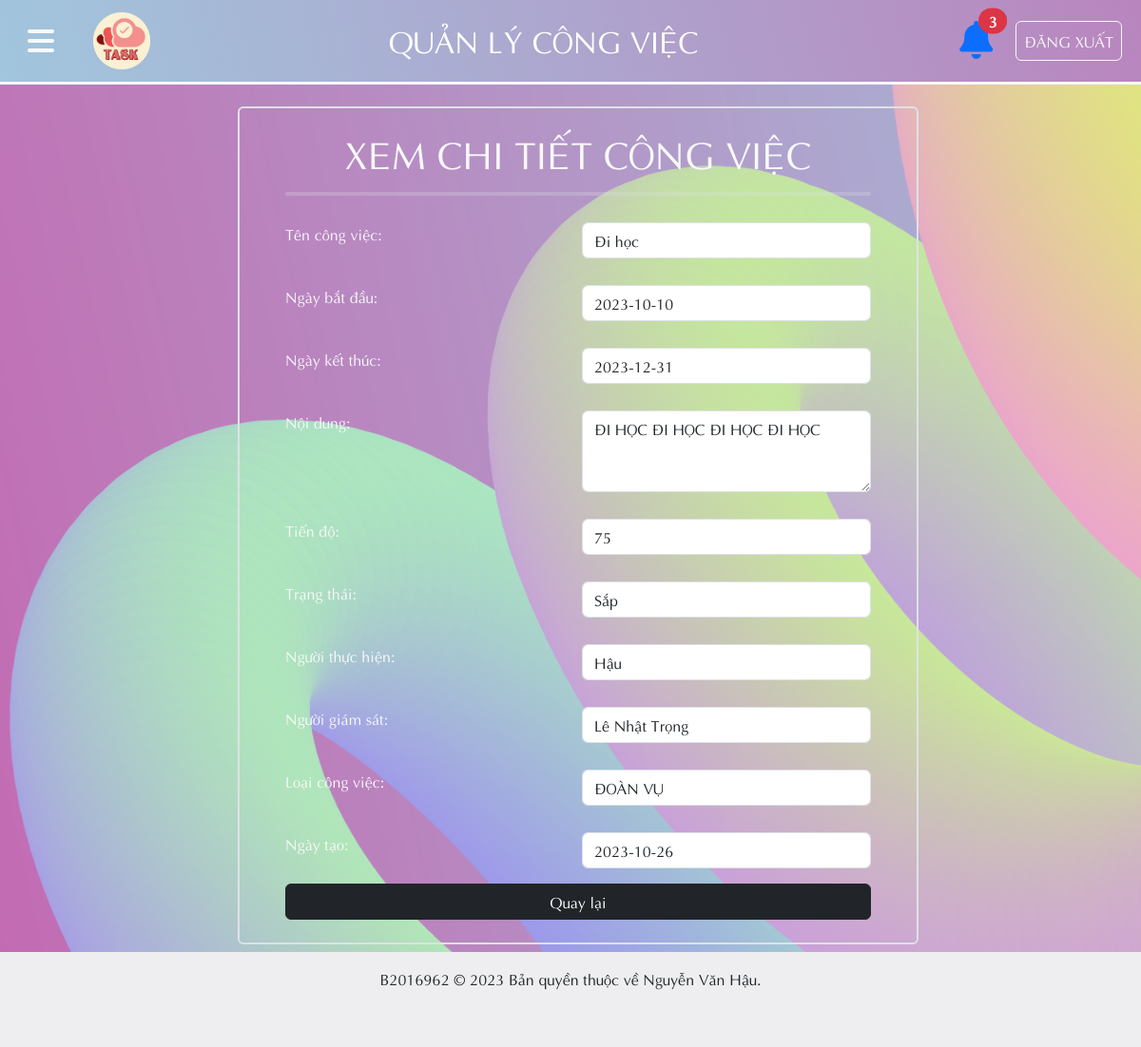
Page /Admin/ad_congviec_chitiet.php?chitiet_ma=3 (signed in) on the committed database.
### tables this page shows
CREATE TABLE `congviec` (
  `CV_MA` int(10) NOT NULL,
  `CV_TEN` varchar(50) NOT NULL,
  `CV_NGAYBATDAU` date NOT NULL,
  `CV_NGAYKETTHUC` date NOT NULL,
  `CV_NOIDUNG` text NOT NULL,
  `CV_TIENDO` varchar(50) NOT NULL,
  `CV_TRANGTHAICV` varchar(50) NOT NULL,
  `CV_NGAYTAO` date NOT NULL,
  `CV_NTH` int(10) NOT NULL,
  `CV_NGS` int(10) NOT NULL,
  `LCV_MA` int(10) NOT NULL
);

CREATE TABLE `nguoidung` (
  `ND_MA` int(10) NOT NULL,
  `ND_HOTEN` varchar(50) NOT NULL,
  `ND_NGAYSINH` date NOT NULL,
  `ND_DIACHI` varchar(50) NOT NULL,
  `ND_SDT` varchar(10) NOT NULL,
  `ND_EMAIL` varchar(50) NOT NULL,
  `ND_MSCB` int(10) NOT NULL,
  `ND_MATKHAU` varchar(32) NOT NULL
);

CREATE TABLE `loaicongviec` (
  `LCV_MA` int(10) NOT NULL,
  `LCV_TEN` varchar(50) NOT NULL
);

### Admin/ad_thongbao.php (called while the page is built, shortened)
<?php include_once '../condb/condb.php';
$query_chuadoc = "SELECT * FROM thongbao WHERE TB_XEM = '0'";
$soluong_chuadoc = $conn->query($query_chuadoc);
$soluong_thongbao = mysqli_num_rows($soluong_chuadoc);
?>

### Admin/ad_congviec_chitiet.php (the view, shortened to what this page needs)
<?php
include_once('../condb/condb.php');
include_once './ad_thongbao.php';
$ma = $_GET['chitiet_ma'];
$query_congviec = "SELECT * FROM congviec WHERE CV_MA='$ma'";
$congviec_data = mysqli_query($conn, $query_congviec);
$congviec = mysqli_fetch_array($congviec_data);
?>
<!DOCTYPE html>
<html lang="en">
<head>
    <link href="../styles/style.css?v=<?php echo time(); ?>" rel="stylesheet" type="text/css" />
    <link href="https://cdn.jsdelivr.net/npm/bootstrap@5.3.2/dist/css/bootstrap.min.css" rel="stylesheet"
>
    <link rel="stylesheet" href="https://cdnjs.cloudflare.com/ajax/libs/font-awesome/6.4.2/css/all.min.css">
</head>
<body>
    <header>
        <nav class="navbar navbar-expand custom_navbar_bg fixed-top border-bottom border-light border-3">
            <button class=" btn mx-3" type="button" data-bs-toggle="offcanvas" data-bs-target="#offcanvasExample" aria-controls="offcanvasExample">
                <i class="fa-solid fs-2 text-light fa-bars"></i>
            </button>
            <div class="container-fluid">
                <a class="navbar-brand text-white fs-4" href="ad_trangchu.php"><img src="../image/logo.png" style="width: 60px;" class="w3-circle"></a>
                <a class="navbar-brand text-white fs-2"> QUẢN LÝ CÔNG VIỆC </a>
                <div class="d-flex">
                    <div class="dropdown mx-4 position-relative">
                        <span class="position-absolute top-0 start-100 fs-6 translate-middle badge bg-danger rounded-pill badge-danger">
                            <?php echo $soluong_thongbao; ?>
                        </span>
                        <a id="dLabel" role="button" data-toggle="dropdown" data-target="#" href="#">
                            <i class="fs-1 fa-solid fa-bell"></i>
                        </a>
                    </div>
                    <a class="btn btn-outline-light px-2 py-2 me-2" href="./dangxuat.php" role="button">ĐĂNG XUẤT</a>
                </div>
            </div>
        </nav>
    </header>
    <main>
        <div class="form_center">
            <form id="form" name="form" method="post" onsubmit="return validateForm()" class="form">
                <div class="container p-5 py-4 m-2 border border-2 rounded">
                    <h1 class="text-light text-center">XEM CHI TIẾT CÔNG VIỆC</h1>
                    <hr class="text-dark border border-2 rounded " style="border-top: 4px solid white">
                    <div class="row p-2 my-1 rounded">
                        <div class="col p-1  text-light">
                            <label class="" for="text">Tên công việc:</label>
                        </div>
                        <div class="col p-1 ">
                            <input readonly class="form-control" type="text" placeholder="Nhập tên công việc" name="ten" id="ten" value="<?php echo $congviec['CV_TEN'];?> ">
                        </div>
                    </div>
                    <div class="row p-2 my-1 rounded">
                        <div class="col p-1  text-light">
                            <label for="ngaybatdau">Ngày bắt đầu:</label>
                        </div>
                        <div class="col p-1 ">
                            <input readonly class="form-control" type="" placeholder="Điền ngày bắt đầu công việc" name="ngaybatdau" id="ngaybatdau" value="<?php echo $congviec['CV_NGAYBATDAU'];?> ">
                        </div>
                    </div>
                    <div class="row p-2 my-1 rounded">
                        <div class="col p-1  text-light">
                            <label for="ngayketthuc">Ngày kết thúc:</label>
                        </div>
                        <div class="col p-1 ">
                            <input readonly class="form-control" type="" name="ngayketthuc" id="ngayketthuc" value="<?php echo $congviec['CV_NGAYKETTHUC'];?> ">
                        </div>
                    </div>
                    <div class="row p-2 my-1 rounded">
                        <div class="col p-1  text-light">
                            <label class="" for="text">Nội dung:</label>
                        </div>
                        <div class="col p-1 ">
                            <textarea readonly class="form-control" name="noidung" id="noidung" rows="3"><?php echo $congviec['CV_NOIDUNG'];?></textarea>
                        </div>
                    </div>
                    <div class="row p-2 my-1 rounded">
                        <div class="col p-1  text-light">
                            <label class="" for="text">Tiến độ:</label>
                        </div>
                        <div class="col p-1 ">
                            <input readonly type="number" min="0" max="100" class="form-control" name="tiendo" id="tiendo" rows="3" value=<?php echo $congviec['CV_TIENDO'];?>></input>
                        </div>
                    </div>
                    <div class="row p-2 my-1 rounded">
                        <div class="col p-1  text-light">
                            <label class="" for="trangthai">Trạng thái:</label>
                        </div>
                        <div class="col p-1 ">
                            <input readonly type="text" min="<?php echo $congviec['CV_TRANGTHAICV'];?>" max="100" class="form-control" name="trangthai" id="trangthai" rows="3"
                                value=<?php echo $congviec['CV_TRANGTHAICV'];?>></input>
                        </div>
                    </div>
                    <div class="row p-2 my-1 rounded">
                        <div class="col p-1  text-light">
                            <label for="nguoithuchien">Người thực hiện:</label>
                        </div>
                        <div class="col p-1 ">
                            <input readonly type="text" class="form-control" name="nguoithuchien" value="<?php $user_id = $congviec['CV_NTH'];
$query_nguoidung = "SELECT * FROM nguoidung WHERE ND_MA='$user_id'";
$nguoidung_data = mysqli_query($conn, $query_nguoidung);
$nguoidung = mysqli_fetch_array($nguoidung_data);
echo $nguoidung['ND_HOTEN'];?> ">
                        </div>
                    </div>
                    <div class="row p-2 my-1 rounded">
                        <div class="col p-1  text-light">
                            <label for="nguoigiamsat">Người giám sát:</label>
                        </div>
                        <div class="col p-1 ">
                            <input readonly type="text" class="form-control" name="nguoigiamsat" value="<?php
                            $user_id = $congviec['CV_NGS'];
$query_nguoidung = "SELECT * FROM nguoidung WHERE ND_MA='$user_id'";
$nguoidung_data = mysqli_query($conn, $query_nguoidung);
$nguoidung = mysqli_fetch_array($nguoidung_data);
echo $nguoidung['ND_HOTEN'];
?> ">
                        </div>
                    </div>
                    <div class="row p-2 my-1 rounded">
                        <div class="col p-1  text-light">
                            <label for="loai">Loại công việc:</label>
                        </div>
                        <div class="col p-1">
                            <input readonly type="text" class="form-control" name="loaicongviec" value="<?php
$lcv_ma = $congviec['LCV_MA'];
$query_lcv = "SELECT * FROM loaicongviec WHERE LCV_MA='$lcv_ma'";
$lcv_data = mysqli_query($conn, $query_lcv);
$lcv = mysqli_fetch_array($lcv_data);
echo $lcv['LCV_TEN'];
?>">
                        </div>
                    </div>
                    <div class="row p-2 my-1 rounded">
                        <div class="col p-1  text-light">
                            <label for="ngayketthuc">Ngày tạo:</label>
                        </div>
                        <div class="col p-1 ">
                            <input readonly class="form-control" type="" name="ngayketthuc" id="ngayketthuc" value="<?php echo $congviec['CV_NGAYTAO'];?> ">
                        </div>
                    </div>
                    <div class="btn_form ">
                        <a href="ad_congviec_ds.php" style="width:100%" class="btn  btn-dark">Quay lại</a>
                    </div>
                </div>
            </form>
        </div>
    </main>
    <footer class="footer_container d-flex justify-content-center p-3 text-dark">
        <p>B2016962 &copy; 2023 Bản quyền thuộc về Nguyễn Văn Hậu.</p>
    </footer>
</body>
</html>

### styles/style.css (style rules this page uses)
* { margin: 0; padding: 0; box-sizing: border-box; font-family: Aptima; }
body { background-image: url(../Image/background.png); background-repeat: no-repeat; background-size: cover; background-attachment: fixed; }
nav { transition: all 0.2s ease-in-out; }
.custom_navbar_bg { background-image: linear-gradient( 75deg, #a1c6dd 0%, #a1c6dd 0%, #b985be 100% ); }
.footer_container { min-height: 100px; background-color: #eeeef0; }
.form_center { display: flex; justify-content: center; }
.btn_form { display: flex; justify-content: center; }
footer { background-color: rgba(225, 225, 225, 0.4); backdrop-filter: blur(10px); height: 80px; }
main { min-height: 620px; margin-top: 80px; padding-top: 24px; }
@media (min-width: 992px) { .container, .container-lg, .container-md, .container-sm { max-width: 960px; min-width: 700px; } }

### rows in the picture
congviec: ten "Đi học", ngaybatdau "2023-10-10", ngayketthuc "2023-12-31", noidung "ĐI HỌC ĐI HỌC ĐI HỌC ĐI HỌC", tiendo "75", ngayketthuc "2023-10-26"
nguoidung: nguoithuchien "Hậu"
nguoidung: nguoigiamsat "Lê Nhật Trọng"
loaicongviec: loaicongviec "ĐOÀN VỤ"

### other values in the picture
$soluong_thongbao "3"
